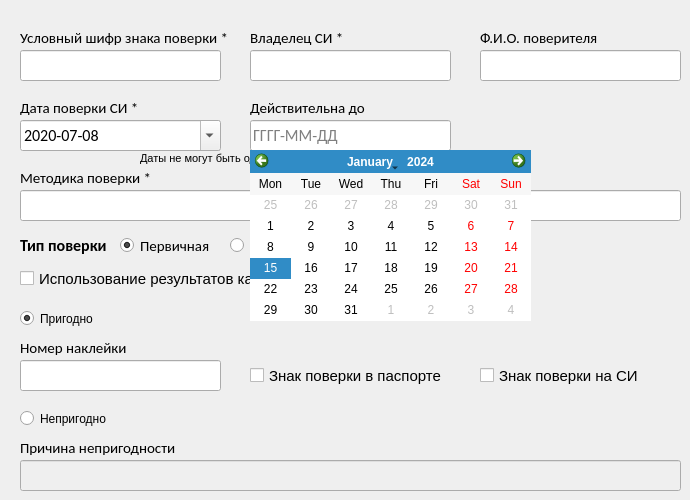
    <widget class="QWidget" name="tab_2">
     <attribute name="title">
      <string>Сведения о поверке</string>
     </attribute>
     <widget class="QDateEdit" name="dateEdit">
      <property name="geometry">
       <rect>
        <x>20</x>
        <y>120</y>
        <width>201</width>
        <height>31</height>
       </rect>
      </property>
      <property name="font">
       <font>
        <family>Calibri</family>
        <pointsize>12</pointsize>
        <weight>50</weight>
        <bold>false</bold>
       </font>
      </property>
      <property name="cursor">
       <cursorShape>IBeamCursor</cursorShape>
      </property>
      <property name="focusPolicy">
       <enum>Qt::ClickFocus</enum>
      </property>
      <property name="buttonSymbols">
       <enum>QAbstractSpinBox::UpDownArrows</enum>
      </property>
      <property name="specialValueText">
       <string/>
      </property>
      <property name="accelerated">
       <bool>false</bool>
      </property>
      <property name="showGroupSeparator" stdset="0">
       <bool>false</bool>
      </property>
      <property name="dateTime">
       <datetime>
        <hour>0</hour>
        <minute>0</minute>
        <second>0</second>
        <year>2020</year>
        <month>7</month>
        <day>8</day>
       </datetime>
      </property>
      <property name="minimumDateTime">
       <datetime>
        <hour>0</hour>
        <minute>0</minute>
        <second>0</second>
        <year>1917</year>
        <month>9</month>
        <day>14</day>
       </datetime>
      </property>
      <property name="displayFormat">
       <string>yyyy-MM-dd</string>
      </property>
      <property name="calendarPopup">
       <bool>true</bool>
      </property>
     </widget>
     <widget class="QLabel" name="label_7">
      <property name="geometry">
       <rect>
        <x>20</x>
        <y>30</y>
        <width>231</width>
        <height>16</height>
       </rect>
      </property>
      <property name="font">
       <font>
        <family>Calibri</family>
        <pointsize>11</pointsize>
        <weight>50</weight>
        <bold>false</bold>
       </font>
      </property>
      <property name="text">
       <string>Условный шифр знака поверки *</string>
      </property>
     </widget>
     <widget class="QLabel" name="label_8">
      <property name="geometry">
       <rect>
        <x>20</x>
        <y>100</y>
        <width>201</width>
        <height>16</height>
       </rect>
      </property>
      <property name="font">
       <font>
        <family>Calibri</family>
        <pointsize>11</pointsize>
        <weight>50</weight>
        <bold>false</bold>
       </font>
      </property>
      <property name="text">
       <string>Дата поверки СИ *</string>
      </property>
     </widget>
     <widget class="QLabel" name="label_13">
      <property name="geometry">
       <rect>
        <x>250</x>
        <y>100</y>
        <width>201</width>
        <height>16</height>
       </rect>
      </property>
      <property name="font">
       <font>
        <family>Calibri</family>
        <pointsize>11</pointsize>
        <weight>50</weight>
        <bold>false</bold>
       </font>
      </property>
      <property name="text">
       <string>Действительна до</string>
      </property>
     </widget>
     <widget class="QLabel" name="label_11">
      <property name="geometry">
       <rect>
        <x>20</x>
        <y>170</y>
        <width>151</width>
        <height>16</height>
       </rect>
      </property>
      <property name="font">
       <font>
        <family>Calibri</family>
        <pointsize>11</pointsize>
        <weight>50</weight>
        <bold>false</bold>
       </font>
      </property>
      <property name="text">
       <string>Методика поверки *</string>
      </property>
     </widget>
     <widget class="QCheckBox" name="checkBox">
      <property name="geometry">
       <rect>
        <x>250</x>
        <y>360</y>
        <width>201</width>
        <height>31</height>
       </rect>
      </property>
      <property name="font">
       <font>
        <pointsize>11</pointsize>
        <weight>50</weight>
        <bold>false</bold>
       </font>
      </property>
      <property name="text">
       <string>Знак поверки в паспорте</string>
      </property>
     </widget>
     <widget class="QCheckBox" name="checkBox_2">
      <property name="geometry">
       <rect>
        <x>480</x>
        <y>360</y>
        <width>161</width>
        <height>31</height>
       </rect>
      </property>
      <property name="font">
       <font>
        <pointsize>11</pointsize>
        <weight>50</weight>
        <bold>false</bold>
       </font>
      </property>
      <property name="text">
       <string>Знак поверки на СИ</string>
      </property>
     </widget>
     <widget class="QLineEdit" name="lineEdit_6">
      <property name="geometry">
       <rect>
        <x>250</x>
        <y>120</y>
        <width>201</width>
        <height>31</height>
       </rect>
      </property>
      <property name="font">
       <font>
        <family>Calibri</family>
        <pointsize>12</pointsize>
        <weight>50</weight>
        <bold>false</bold>
       </font>
      </property>
      <property name="focusPolicy">
       <enum>Qt::StrongFocus</enum>
      </property>
      <property name="inputMask">
       <string/>
      </property>
      <property name="text">
       <string/>
      </property>
      <property name="maxLength">
       <number>10</number>
      </property>
      <property name="placeholderText">
       <string>ГГГГ-ММ-ДД</string>
      </property>
      <property name="clearButtonEnabled">
       <bool>false</bool>
      </property>
     </widget>
     <widget class="QLineEdit" name="lineEdit_7">
      <property name="geometry">
       <rect>
        <x>20</x>
        <y>50</y>
        <width>201</width>
        <height>31</height>
       </rect>
      </property>
      <property name="font">
       <font>
        <family>Calibri</family>
        <pointsize>12</pointsize>
        <weight>50</weight>
        <bold>false</bold>
       </font>
      </property>
      <property name="focusPolicy">
       <enum>Qt::ClickFocus</enum>
      </property>
      <property name="maxLength">
       <number>32</number>
      </property>
      <property name="clearButtonEnabled">
       <bool>true</bool>
      </property>
     </widget>
     <widget class="QLineEdit" name="lineEdit_8">
      <property name="geometry">
       <rect>
        <x>20</x>
        <y>360</y>
        <width>201</width>
        <height>31</height>
       </rect>
      </property>
      <property name="font">
       <font>
        <family>Calibri</family>
        <pointsize>12</pointsize>
        <weight>50</weight>
        <bold>false</bold>
       </font>
      </property>
      <property name="focusPolicy">
       <enum>Qt::ClickFocus</enum>
      </property>
      <property name="maxLength">
       <number>128</number>
      </property>
      <property name="clearButtonEnabled">
       <bool>true</bool>
      </property>
     </widget>
     <widget class="QLineEdit" name="lineEdit_9">
      <property name="enabled">
       <bool>false</bool>
      </property>
      <property name="geometry">
       <rect>
        <x>20</x>
        <y>460</y>
        <width>661</width>
        <height>31</height>
       </rect>
      </property>
      <property name="font">
       <font>
        <family>Calibri</family>
        <pointsize>12</pointsize>
        <weight>50</weight>
        <bold>false</bold>
       </font>
      </property>
      <property name="focusPolicy">
       <enum>Qt::ClickFocus</enum>
      </property>
      <property name="inputMask">
       <string/>
      </property>
      <property name="maxLength">
       <number>1024</number>
      </property>
      <property name="frame">
       <bool>true</bool>
      </property>
      <property name="placeholderText">
       <string notr="true"/>
      </property>
      <property name="clearButtonEnabled">
       <bool>true</bool>
      </property>
     </widget>
     <widget class="QLineEdit" name="lineEdit_10">
      <property name="geometry">
       <rect>
        <x>250</x>
        <y>50</y>
        <width>201</width>
        <height>31</height>
       </rect>
      </property>
      <property name="font">
       <font>
        <family>Calibri</family>
        <pointsize>12</pointsize>
        <weight>50</weight>
        <bold>false</bold>
       </font>
      </property>
      <property name="focusPolicy">
       <enum>Qt::ClickFocus</enum>
      </property>
      <property name="maxLength">
       <number>512</number>
      </property>
      <property name="clearButtonEnabled">
       <bool>true</bool>
      </property>
     </widget>
     <widget class="QLineEdit" name="lineEdit_11">
      <property name="geometry">
       <rect>
        <x>20</x>
        <y>190</y>
        <width>661</width>
        <height>31</height>
       </rect>
      </property>
      <property name="font">
       <font>
        <family>Calibri</family>
        <pointsize>12</pointsize>
        <weight>50</weight>
        <bold>false</bold>
       </font>
      </property>
      <property name="focusPolicy">
       <enum>Qt::ClickFocus</enum>
      </property>
      <property name="acceptDrops">
       <bool>false</bool>
      </property>
      <property name="maxLength">
       <number>128</number>
      </property>
      <property name="frame">
       <bool>true</bool>
      </property>
      <property name="placeholderText">
       <string/>
      </property>
      <property name="clearButtonEnabled">
       <bool>true</bool>
      </property>
     </widget>
     <widget class="QPushButton" name="pushButton_2">
      <property name="geometry">
       <rect>
        <x>430</x>
        <y>120</y>
        <width>21</width>
        <height>31</height>
       </rect>
      </property>
      <property name="focusPolicy">
       <enum>Qt::ClickFocus</enum>
      </property>
      <property name="autoFillBackground">
       <bool>false</bool>
      </property>
      <property name="styleSheet">
       <string notr="true">border-style: none;</string>
      </property>
      <property name="text">
       <string/>
      </property>
      <property name="icon">
       <iconset resource="../poverki/res.qrc">
        <normaloff>:/icons/strelka.ico</normaloff>:/icons/strelka.ico</iconset>
      </property>
      <property name="iconSize">
       <size>
        <width>10</width>
        <height>10</height>
       </size>
      </property>
      <property name="checkable">
       <bool>true</bool>
      </property>
      <property name="autoDefault">
       <bool>false</bool>
      </property>
      <property name="default">
       <bool>false</bool>
      </property>
      <property name="flat">
       <bool>false</bool>
      </property>
     </widget>
     <widget class="QCalendarWidget" name="calendarWidget">
      <property name="geometry">
       <rect>
        <x>250</x>
        <y>150</y>
        <width>281</width>
        <height>171</height>
       </rect>
      </property>
      <property name="font">
       <font>
        <weight>50</weight>
        <bold>false</bold>
       </font>
      </property>
      <property name="minimumDate">
       <date>
        <year>1917</year>
        <month>9</month>
        <day>14</day>
       </date>
      </property>
      <property name="gridVisible">
       <bool>false</bool>
      </property>
      <property name="selectionMode">
       <enum>QCalendarWidget::SingleSelection</enum>
      </property>
      <property name="verticalHeaderFormat">
       <enum>QCalendarWidget::NoVerticalHeader</enum>
      </property>
      <property name="navigationBarVisible">
       <bool>true</bool>
      </property>
      <property name="dateEditEnabled">
       <bool>true</bool>
      </property>
     </widget>
     <widget class="QPushButton" name="pushButton_3">
      <property name="geometry">
       <rect>
        <x>430</x>
        <y>120</y>
        <width>21</width>
        <height>31</height>
       </rect>
      </property>
      <property name="focusPolicy">
       <enum>Qt::ClickFocus</enum>
      </property>
      <property name="autoFillBackground">
       <bool>false</bool>
      </property>
      <property name="styleSheet">
       <string notr="true">border-style: none;</string>
      </property>
      <property name="text">
       <string/>
      </property>
      <property name="icon">
       <iconset resource="../poverki/res.qrc">
        <normaloff>:/icons/strelka.ico</normaloff>:/icons/strelka.ico</iconset>
      </property>
      <property name="iconSize">
       <size>
        <width>10</width>
        <height>10</height>
       </size>
      </property>
      <property name="checkable">
       <bool>true</bool>
      </property>
      <property name="autoDefault">
       <bool>false</bool>
      </property>
      <property name="default">
       <bool>false</bool>
      </property>
      <property name="flat">
       <bool>false</bool>
      </property>
     </widget>
     <widget class="QLabel" name="label_19">
      <property name="geometry">
       <rect>
        <x>140</x>
        <y>150</y>
        <width>181</width>
        <height>16</height>
       </rect>
      </property>
      <property name="font">
       <font>
        <family>MS Shell Dlg 2</family>
        <pointsize>8</pointsize>
        <weight>50</weight>
        <bold>false</bold>
       </font>
      </property>
      <property name="text">
       <string>Даты не могут быть одинаковыми</string>
      </property>
     </widget>
     <widget class="QLabel" name="label_20">
      <property name="geometry">
       <rect>
        <x>250</x>
        <y>150</y>
        <width>231</width>
        <height>16</height>
       </rect>
      </property>
      <property name="font">
       <font>
        <family>MS Shell Dlg 2</family>
        <pointsize>8</pointsize>
        <weight>50</weight>
        <bold>false</bold>
       </font>
      </property>
      <property name="text">
       <string>Дата не может быть меньше даты поверки</string>
      </property>
     </widget>
     <widget class="QLineEdit" name="lineEdit_20">
      <property name="geometry">
       <rect>
        <x>480</x>
        <y>50</y>
        <width>201</width>
        <height>31</height>
       </rect>
      </property>
      <property name="font">
       <font>
        <family>Calibri</family>
        <pointsize>12</pointsize>
        <weight>50</weight>
        <bold>false</bold>
       </font>
      </property>
      <property name="focusPolicy">
       <enum>Qt::ClickFocus</enum>
      </property>
      <property name="acceptDrops">
       <bool>false</bool>
      </property>
      <property name="maxLength">
       <number>128</number>
      </property>
      <property name="frame">
       <bool>true</bool>
      </property>
      <property name="clearButtonEnabled">
       <bool>true</bool>
      </property>
     </widget>
     <widget class="QLabel" name="label_22">
      <property name="geometry">
       <rect>
        <x>480</x>
        <y>30</y>
        <width>151</width>
        <height>16</height>
       </rect>
      </property>
      <property name="font">
       <font>
        <family>Calibri</family>
        <pointsize>11</pointsize>
        <weight>50</weight>
        <bold>false</bold>
       </font>
      </property>
      <property name="text">
       <string>Ф.И.О. поверителя</string>
      </property>
     </widget>
     <widget class="QLabel" name="label_16">
      <property name="geometry">
       <rect>
        <x>20</x>
        <y>230</y>
        <width>91</width>
        <height>31</height>
       </rect>
      </property>
      <property name="font">
       <font>
        <family>Calibri</family>
        <pointsize>12</pointsize>
        <weight>75</weight>
        <bold>true</bold>
       </font>
      </property>
      <property name="text">
       <string>Тип поверки</string>
      </property>
     </widget>
     <widget class="QRadioButton" name="radioButton">
      <property name="geometry">
       <rect>
        <x>120</x>
        <y>230</y>
        <width>101</width>
        <height>31</height>
       </rect>
      </property>
      <property name="font">
       <font>
        <family>Calibri</family>
        <pointsize>11</pointsize>
        <weight>50</weight>
        <bold>false</bold>
       </font>
      </property>
      <property name="text">
       <string>Первичная</string>
      </property>
      <property name="checked">
       <bool>true</bool>
      </property>
      <property name="autoExclusive">
       <bool>true</bool>
      </property>
      <attribute name="buttonGroup">
       <string notr="true">buttonGroup_2</string>
      </attribute>
     </widget>
     <widget class="QRadioButton" name="radioButton_2">
      <property name="geometry">
       <rect>
        <x>230</x>
        <y>230</y>
        <width>121</width>
        <height>31</height>
       </rect>
      </property>
      <property name="font">
       <font>
        <pointsize>11</pointsize>
        <weight>50</weight>
        <bold>false</bold>
       </font>
      </property>
      <property name="text">
       <string>Периодическая</string>
      </property>
      <property name="checked">
       <bool>false</bool>
      </property>
      <property name="autoExclusive">
       <bool>true</bool>
      </property>
      <attribute name="buttonGroup">
       <string notr="true">buttonGroup_2</string>
      </attribute>
     </widget>
     <widget class="QCheckBox" name="checkBox_3">
      <property name="geometry">
       <rect>
        <x>20</x>
        <y>270</y>
        <width>321</width>
        <height>17</height>
       </rect>
      </property>
      <property name="font">
       <font>
        <pointsize>11</pointsize>
        <weight>50</weight>
        <bold>false</bold>
       </font>
      </property>
      <property name="text">
       <string>Использование результатов калибровки</string>
      </property>
     </widget>
     <widget class="QRadioButton" name="radioButton_3">
      <property name="geometry">
       <rect>
        <x>20</x>
        <y>310</y>
        <width>111</width>
        <height>17</height>
       </rect>
      </property>
      <property name="text">
       <string>Пригодно</string>
      </property>
      <property name="checked">
       <bool>true</bool>
      </property>
      <property name="autoExclusive">
       <bool>true</bool>
      </property>
      <attribute name="buttonGroup">
       <string notr="true">buttonGroup</string>
      </attribute>
     </widget>
     <widget class="QLabel" name="label_17">
      <property name="geometry">
       <rect>
        <x>20</x>
        <y>340</y>
        <width>151</width>
        <height>16</height>
       </rect>
      </property>
      <property name="font">
       <font>
        <family>Calibri</family>
        <pointsize>11</pointsize>
        <weight>50</weight>
        <bold>false</bold>
       </font>
      </property>
      <property name="text">
       <string>Номер наклейки</string>
      </property>
     </widget>
     <widget class="QRadioButton" name="radioButton_4">
      <property name="geometry">
       <rect>
        <x>20</x>
        <y>410</y>
        <width>111</width>
        <height>17</height>
       </rect>
      </property>
      <property name="text">
       <string>Непригодно</string>
      </property>
      <property name="checked">
       <bool>false</bool>
      </property>
      <property name="autoExclusive">
       <bool>true</bool>
      </property>
      <attribute name="buttonGroup">
       <string notr="true">buttonGroup</string>
      </attribute>
     </widget>
     <widget class="QLabel" name="label_18">
      <property name="geometry">
       <rect>
        <x>20</x>
        <y>440</y>
        <width>201</width>
        <height>16</height>
       </rect>
      </property>
      <property name="font">
       <font>
        <family>Calibri</family>
        <pointsize>11</pointsize>
        <weight>50</weight>
        <bold>false</bold>
       </font>
      </property>
      <property name="text">
       <string>Причина непригодности</string>
      </property>
     </widget>
     <widget class="QLabel" name="label_55">
      <property name="geometry">
       <rect>
        <x>250</x>
        <y>30</y>
        <width>231</width>
        <height>16</height>
       </rect>
      </property>
      <property name="font">
       <font>
        <family>Calibri</family>
        <pointsize>11</pointsize>
        <weight>50</weight>
        <bold>false</bold>
       </font>
      </property>
      <property name="text">
       <string>Владелец СИ *</string>
      </property>
     </widget>
     <zorder>dateEdit</zorder>
     <zorder>label_7</zorder>
     <zorder>label_8</zorder>
     <zorder>label_13</zorder>
     <zorder>label_11</zorder>
     <zorder>checkBox</zorder>
     <zorder>checkBox_2</zorder>
     <zorder>lineEdit_6</zorder>
     <zorder>lineEdit_7</zorder>
     <zorder>lineEdit_8</zorder>
     <zorder>lineEdit_9</zorder>
     <zorder>lineEdit_10</zorder>
     <zorder>lineEdit_11</zorder>
     <zorder>pushButton_2</zorder>
     <zorder>pushButton_3</zorder>
     <zorder>label_19</zorder>
     <zorder>label_20</zorder>
     <zorder>lineEdit_20</zorder>
     <zorder>label_22</zorder>
     <zorder>label_16</zorder>
     <zorder>radioButton</zorder>
     <zorder>radioButton_2</zorder>
     <zorder>checkBox_3</zorder>
     <zorder>radioButton_3</zorder>
     <zorder>label_17</zorder>
     <zorder>radioButton_4</zorder>
     <zorder>label_18</zorder>
     <zorder>calendarWidget</zorder>
     <zorder>label_55</zorder>
    </widget>
